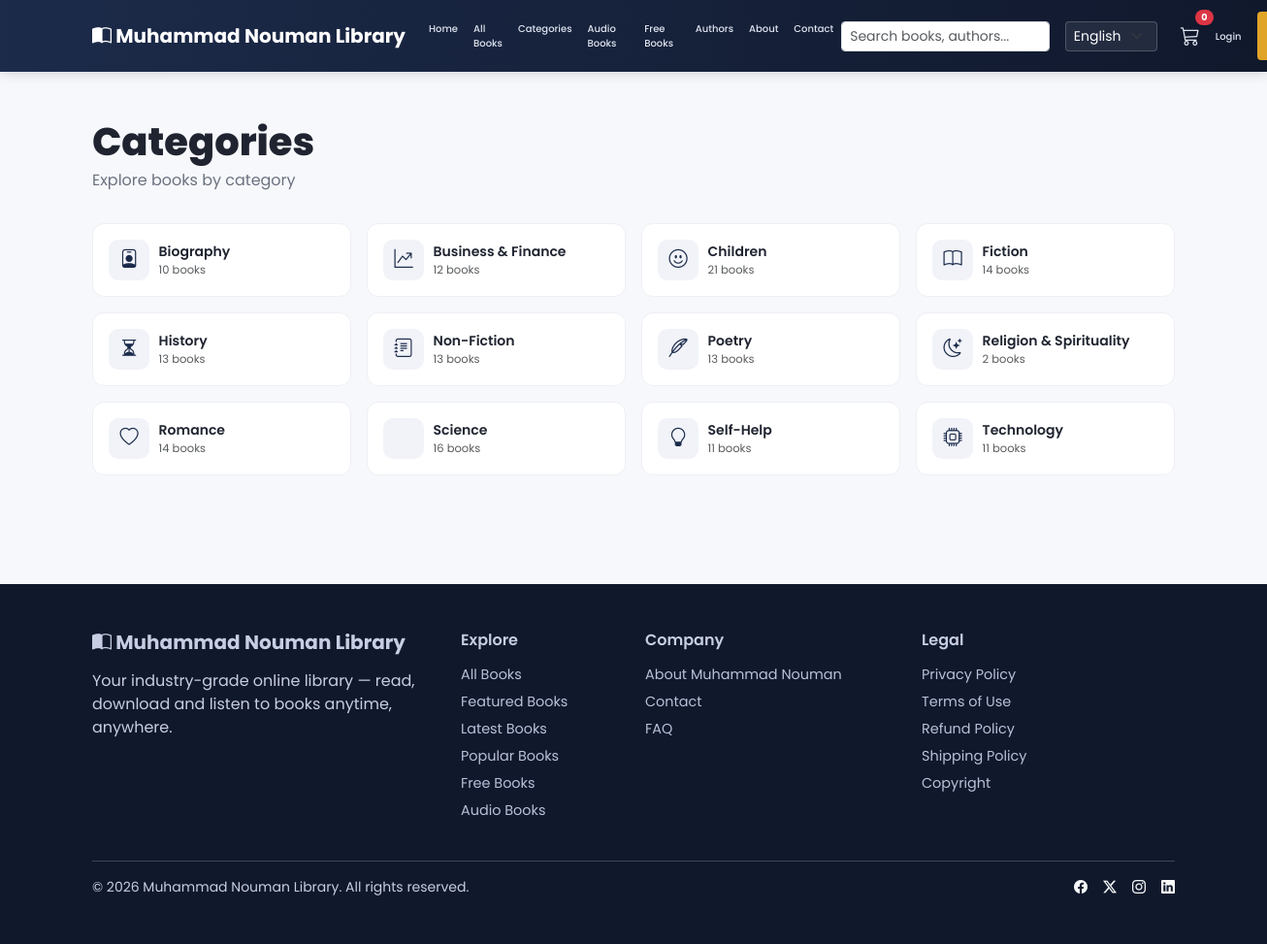
The page /category/ on the database its author committed.
### apps/categories/models.py (models this page shows, shortened)
class Category(models.Model):
    name = models.CharField(max_length=120, unique=True)
    slug = models.SlugField(max_length=140, unique=True, blank=True)
    description = models.TextField(blank=True)
    icon = models.CharField(max_length=60, blank=True, help_text="Bootstrap icon class, e.g. bi-book")
    is_active = models.BooleanField(default=True)
    created_at = models.DateTimeField(auto_now_add=True)
    class Meta:
        verbose_name_plural = "Categories"
        ordering = ['name']
    def get_absolute_url(self):
        return reverse('categories:detail', args=[self.slug])
    @property
    def book_count(self):
        return self.books.filter(is_published=True).count()

### apps/categories/views.py (the view)
# urls.py: path('', views.category_list, name='list'),
def category_list(request):
    categories = Category.objects.filter(is_active=True)
    return render(request, 'books/categories.html', {'categories': categories})

### apps/categories/context_processors.py (called while the page is built)
def category_menu(request):
    categories = Category.objects.filter(is_active=True).order_by('name')
    return {'nav_categories': categories}

### apps/core/context_processors.py (called while the page is built)
def site_settings(request):
    return {
        'SITE_NAME': settings.SITE_NAME,
        'CURRENCY': settings.CURRENCY,
    }

### apps/orders/cart.py (called while the page is built)
    def __len__(self):
        return sum(item['quantity'] for item in self.cart.values())

    def get_total_price(self):
        return sum(Decimal(item['price']) * item['quantity'] for item in self.cart.values())

### apps/orders/context_processors.py (called while the page is built)
def cart_summary(request):
    cart = getattr(request, 'cart', None)
    if cart is None:
        return {'cart_count': 0, 'cart_total': 0}
    return {'cart_count': len(cart), 'cart_total': cart.get_total_price()}

### templates/books/categories.html (shortened to what this page needs)
{% extends "base.html" %}
{% load i18n %}
{% block content %}
<div class="container py-5">
  <h1 class="section-title">{% trans "Categories" %}</h1>
  <p class="section-sub">{% trans "Explore books by category" %}</p>
  <div class="row g-3">
    {% for cat in categories %}
    <div class="col-6 col-md-3">
      <a href="{{ cat.get_absolute_url }}" class="category-chip">
        <span class="icon"><i class="bi {{ cat.icon|default:'bi-book' }}"></i></span>
        <span>
          <div class="fw-semibold small">{{ cat.name }}</div>
          <div class="text-muted" style="font-size:.72rem;">{{ cat.book_count }} {% trans "books" %}</div>
        </span>
      </a>
    </div>
    {% endfor %}
  </div>
</div>
{% endblock %}

### static/css/style.css (style rules this page uses)
:root { --mnl-primary: #1c2b4a; --mnl-primary-dark: #10182c; --mnl-accent: #e0a527; --mnl-accent-dark: #c78f1c; --mnl-bg: #f7f8fb; --mnl-card: #ffffff; --mnl-text: #1f2430; --mnl-muted: #6b7280; --radius: 14px; }
body { font-family: 'Poppins', system-ui, sans-serif; background: var(--mnl-bg); color: var(--mnl-text); }
.section-title { font-weight: 800; margin-bottom: .25rem; }
.section-sub { color: var(--mnl-muted); margin-bottom: 2rem; }
.category-chip { display: flex; align-items: center; gap: .6rem; background: #fff; border-radius: 12px; padding: 1rem; border: 1px solid #eef0f5; text-decoration: none; color: var(--mnl-text); transition: all .15s ease; height: 100%; }
.category-chip .icon { width: 42px; height: 42px; border-radius: 10px; background: #f1f3f9; display: flex; align-items: center; justify-content: center; color: var(--mnl-primary); font-size: 1.2rem; }

### rows shown on the page
Category: name "Biography", book_count "10"
Category: name "Business & Finance", book_count "12"
Category: name "Children", book_count "21"
Category: name "Fiction", book_count "14"
Category: name "History", book_count "13"
Category: name "Non-Fiction", book_count "13"
Category: name "Poetry", book_count "13"
Category: name "Religion & Spirituality", book_count "2"
Category: name "Romance", book_count "14"
Category: name "Science", book_count "16"
Category: name "Self-Help", book_count "11"
Category: name "Technology", book_count "11"

### other values the page prints
{{ SITE_NAME }} "Muhammad Nouman Library"
{{ cart_count }} "0"
form field language "English"
